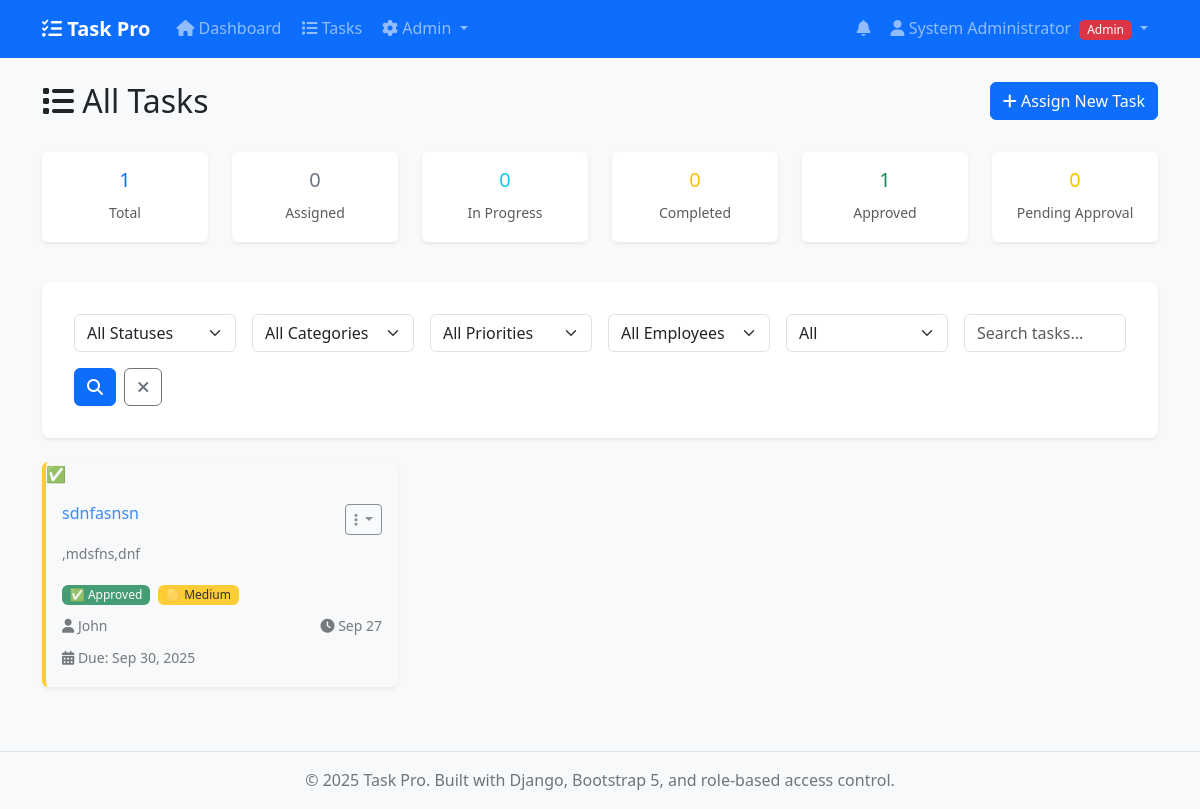
Page /tasks/ (signed in) on the earlier database version.
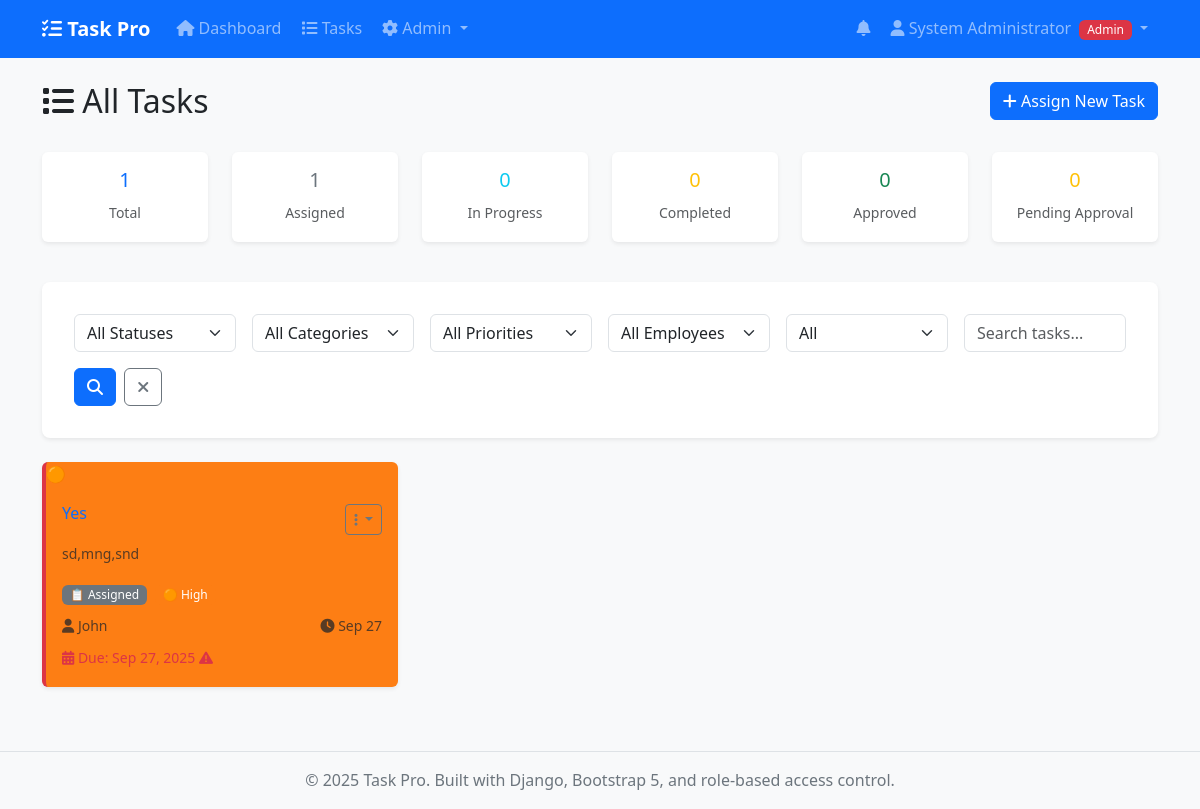
Same page on the later database version.
### tasks/models.py (models this page shows, shortened)
class Task(models.Model):
    STATUS_CHOICES = [
        ('assigned', 'Assigned'),
        ('in_progress', 'In Progress'),
        ('completed', 'Completed (Pending Approval)'),
        ('approved', 'Approved'),
        ('rejected', 'Rejected'),
        ('cancelled', 'Cancelled'),
        ('on_hold', 'On Hold'),
    ]
    APPROVAL_STATUS_CHOICES = [
        ('pending', 'Pending'),
        ('approved', 'Approved'),
        ('rejected', 'Rejected'),
        ('not_required', 'Not Required'),
    ]
    title = models.CharField(max_length=200)
    description = models.TextField()
    category = models.ForeignKey(Category, on_delete=models.SET_NULL, null=True, blank=True)
    priority = models.ForeignKey(Priority, on_delete=models.SET_NULL, null=True, blank=True)
    status = models.CharField(max_length=20, choices=STATUS_CHOICES, default='assigned')
    assigned_to = models.ForeignKey(User, on_delete=models.CASCADE, related_name='assigned_tasks')
    created_by = models.ForeignKey(User, on_delete=models.CASCADE, related_name='created_tasks')
    approved_by = models.ForeignKey(User, on_delete=models.SET_NULL, null=True, blank=True, related_name='approved_tasks')
    approval_status = models.CharField(max_length=15, choices=APPROVAL_STATUS_CHOICES, default='not_required')
    approval_notes = models.TextField(blank=True, null=True, help_text="Admin notes for approval/rejection")
    requires_approval = models.BooleanField(default=True)
    created_at = models.DateTimeField(auto_now_add=True)
    updated_at = models.DateTimeField(auto_now=True)
    due_date = models.DateTimeField(null=True, blank=True)
    started_at = models.DateTimeField(null=True, blank=True)
    completed_at = models.DateTimeField(null=True, blank=True)
    approved_at = models.DateTimeField(null=True, blank=True)
    estimated_hours = models.DecimalField(max_digits=5, decimal_places=2, null=True, blank=True)
    actual_hours = models.DecimalField(max_digits=5, decimal_places=2, null=True, blank=True)
    completion_notes = models.TextField(blank=True, null=True, help_text="Employee notes on task completion")
    attachment = models.FileField(upload_to='task_attachments/', null=True, blank=True)
    class Meta:
        ordering = ['-created_at']
        indexes = [
            models.Index(fields=['status']),
            models.Index(fields=['priority']),
            models.Index(fields=['due_date']),
            models.Index(fields=['assigned_to']),
            models.Index(fields=['approval_status']),
        ]
        permissions = [
            ('can_assign_tasks', 'Can assign tasks to employees'),
            ('can_approve_tasks', 'Can approve completed tasks'),
            ('can_view_all_tasks', 'Can view all tasks'),
            ('can_manage_employees', 'Can manage employees'),
        ]
    @property
    def is_overdue(self):
        if self.due_date and self.status not in ['approved', 'cancelled']:
            return timezone.now() > self.due_date
        return False

class Priority(models.Model):
    PRIORITY_CHOICES = [
        (1, 'Low'),
        (2, 'Medium'),
        (3, 'High'),
        (4, 'Critical'),
        (5, 'Emergency'),
    ]
    name = models.CharField(max_length=20)
    level = models.IntegerField(choices=PRIORITY_CHOICES, unique=True)
    color = models.CharField(max_length=7, default='#6c757d')
    description = models.TextField(blank=True, null=True)
    class Meta:
        verbose_name_plural = "Priorities"
        ordering = ['level']
    def __str__(self):
        return self.name

### tasks/views.py (the view, shortened to what this page needs)
# urls.py: path('tasks/', views.TaskListView.as_view(), name='task_list'),
class TaskListView(LoginRequiredMixin, ListView):
    model = Task
    template_name = 'tasks/task_list.html'
    context_object_name = 'tasks'
    paginate_by = 15
    def get_queryset(self):
        user_profile = self.request.user.profile
        if user_profile.is_admin():
            queryset = Task.objects.select_related('assigned_to', 'created_by', 'category', 'priority')
        else:
            queryset = Task.objects.filter(assigned_to=self.request.user).select_related('created_by', 'category', 'priority')
        status = self.request.GET.get('status')
        category = self.request.GET.get('category')
        priority = self.request.GET.get('priority')
        assigned_to = self.request.GET.get('assigned_to')
        approval_status = self.request.GET.get('approval_status')
        search = self.request.GET.get('search')
        if status:
            queryset = queryset.filter(status=status)
        if category:
            queryset = queryset.filter(category_id=category)
        if priority:
            queryset = queryset.filter(priority_id=priority)
        if assigned_to and user_profile.is_admin():
            queryset = queryset.filter(assigned_to_id=assigned_to)
        if approval_status and user_profile.is_admin():
            queryset = queryset.filter(approval_status=approval_status)
        if search:
            queryset = queryset.filter(
                Q(title__icontains=search) |
                Q(description__icontains=search)
            )
        return queryset.order_by('-created_at')
    def get_context_data(self, **kwargs):
        context = super().get_context_data(**kwargs)
        user_profile = self.request.user.profile
        context['filter_form'] = TaskFilterForm(self.request.GET, user=self.request.user)
        context['is_admin'] = user_profile.is_admin()
        if user_profile.is_admin():
            context['task_counts'] = {
                'total': Task.objects.count(),
                'assigned': Task.objects.filter(status='assigned').count(),
                'in_progress': Task.objects.filter(status='in_progress').count(),
                'completed': Task.objects.filter(status='completed').count(),
                'approved': Task.objects.filter(status='approved').count(),
                'pending_approval': Task.objects.filter(approval_status='pending').count(),
            }
        return context

### tasks/templates/tasks/task_list.html (shortened to what this page needs)
{% extends 'base.html' %}
{% load static %}
{% block content %}
<div class="row mb-4">
    <div class="col">
        <h2>
            <i class="fas fa-list"></i>
            {% if is_admin %}All Tasks{% else %}My Tasks{% endif %}
        </h2>
    </div>
    <div class="col-auto">
        {% if is_admin %}
            <a href="{% url 'task_create' %}" class="btn btn-primary">
                <i class="fas fa-plus"></i> Assign New Task
            </a>
        {% endif %}
    </div>
</div>
<div class="row mb-4">
    <div class="col-md-2">
        <div class="card text-center">
            <div class="card-body">
                <h5 class="text-primary">{{ task_counts.total }}</h5>
                <small class="text-muted">Total</small>
            </div>
        </div>
    </div>
    <div class="col-md-2">
        <div class="card text-center">
            <div class="card-body">
                <h5 class="text-secondary">{{ task_counts.assigned }}</h5>
                <small class="text-muted">Assigned</small>
            </div>
        </div>
    </div>
    <div class="col-md-2">
        <div class="card text-center">
            <div class="card-body">
                <h5 class="text-info">{{ task_counts.in_progress }}</h5>
                <small class="text-muted">In Progress</small>
            </div>
        </div>
    </div>
    <div class="col-md-2">
        <div class="card text-center">
            <div class="card-body">
                <h5 class="text-warning">{{ task_counts.completed }}</h5>
                <small class="text-muted">Completed</small>
            </div>
        </div>
    </div>
    <div class="col-md-2">
        <div class="card text-center">
            <div class="card-body">
                <h5 class="text-success">{{ task_counts.approved }}</h5>
                <small class="text-muted">Approved</small>
            </div>
        </div>
    </div>
    {% if is_admin %}
    <div class="col-md-2">
        <div class="card text-center">
            <div class="card-body">
                <h5 class="text-warning">{{ task_counts.pending_approval }}</h5>
                <small class="text-muted">Pending Approval</small>
            </div>
        </div>
    </div>
    {% endif %}
</div>
<div class="card filter-form">
    <div class="card-body">
        <form method="get" class="row g-3">
            <div class="col-md-2">
                {{ filter_form.status }}
            </div>
            <div class="col-md-2">
                {{ filter_form.category }}
            </div>
            <div class="col-md-2">
                {{ filter_form.priority }}
            </div>
            {% if is_admin %}
            <div class="col-md-2">
                {{ filter_form.assigned_to }}
            </div>
            <div class="col-md-2">
                {{ filter_form.approval_status }}
            </div>
            {% endif %}
            <div class="col-md-{% if is_admin %}2{% else %}4{% endif %}">
                {{ filter_form.search }}
            </div>
            <div class="col-md-auto">
                <button type="submit" class="btn btn-primary">
                    <i class="fas fa-search"></i>
                </button>
                <a href="{% url 'task_list' %}" class="btn btn-outline-secondary ms-1">
                    <i class="fas fa-times"></i>
                </a>
            </div>
        </form>
    </div>
</div>
<div class="row">
    {% for task in tasks %}
        <div class="col-lg-6 col-xl-4">
            <div class="card task-card {% if task.priority %}priority-{{ task.priority.name|lower }}{% endif %} {% if task.status == 'approved' %}status-completed{% endif %}">
                <div class="card-body">
                    <div class="d-flex justify-content-between align-items-start mb-2">
                        <h6 class="card-title mb-0">
                            <a href="{% url 'task_detail' task.pk %}" class="text-decoration-none">
                                {{ task.title }}
                            </a>
                        </h6>
                        <div class="dropdown">
                            <button class="btn btn-sm btn-outline-secondary dropdown-toggle" type="button" data-bs-toggle="dropdown">
                                <i class="fas fa-ellipsis-v"></i>
                            </button>
                        </div>
                    </div>
                    {% if task.description %}
                        <p class="card-text text-muted small">
                            {{ task.description|truncatewords:15 }}
                        </p>
                    {% endif %}
                    <div class="d-flex justify-content-between align-items-center mb-2">
                        <div>
                            <span class="badge status-{{ task.status }}">
                                {{ task.get_status_display }}
                            </span>
                            {% if task.priority %}
                                <span class="badge priority-{{ task.priority.name|lower }} ms-1">
                                    {{ task.priority.name }}
                                </span>
                            {% endif %}
                        </div>
                    </div>
                    <div class="row small text-muted">
                        {% if is_admin %}
                            <div class="col-6">
                                <i class="fas fa-user"></i> {{ task.assigned_to.first_name }}
                            </div>
                        {% else %}
                            <div class="col-6">
                                <i class="fas fa-user-tie"></i> {{ task.created_by.first_name }}
                            </div>
                        {% endif %}
                        <div class="col-6 text-end">
                            <i class="fas fa-clock"></i> {{ task.created_at|date:"M d" }}
                        </div>
                    </div>
                    {% if task.due_date %}
                        <div class="mt-2">
                            <small class="{% if task.is_overdue %}text-danger{% else %}text-muted{% endif %}">
                                <i class="fas fa-calendar-alt"></i>
                                Due: {{ task.due_date|date:"M d, Y" }}
                                {% if task.is_overdue %}<i class="fas fa-exclamation-triangle"></i>{% endif %}
                            </small>
                        </div>
                    {% endif %}
                </div>
            </div>
        </div>
    {% endfor %}
</div>
{% endblock %}

### templates/base.html (shortened to what this page needs)
<!DOCTYPE html>
<html lang="en">
<head>
    <link href="https://cdn.jsdelivr.net/npm/bootstrap@5.3.2/dist/css/bootstrap.min.css" rel="stylesheet">
    <link rel="stylesheet" href="https://cdnjs.cloudflare.com/ajax/libs/font-awesome/6.4.0/css/all.min.css">
    {% load static %}
    <link rel="stylesheet" href="{% static 'css/style.css' %}">
</head>
<body>
    <nav class="navbar navbar-expand-lg navbar-dark bg-primary">
        <div class="container">
            <a class="navbar-brand" href="{% url 'dashboard' %}">
                <i class="fas fa-tasks"></i> Task Pro
            </a>
            <div class="collapse navbar-collapse" id="navbarNav">
                <ul class="navbar-nav me-auto">
                    {% if user.is_authenticated %}
                        <li class="nav-item">
                            <a class="nav-link" href="{% url 'dashboard' %}">
                                <i class="fas fa-home"></i> Dashboard
                            </a>
                        </li>
                        <li class="nav-item">
                            <a class="nav-link" href="{% url 'task_list' %}">
                                <i class="fas fa-list"></i> Tasks
                            </a>
                        </li>
                        {% if user.profile.is_admin %}
                            <li class="nav-item dropdown">
                                <a class="nav-link dropdown-toggle" href="#" id="adminDropdown" role="button" data-bs-toggle="dropdown">
                                    <i class="fas fa-cog"></i> Admin
                                </a>
                            </li>
                        {% endif %}
                    {% endif %}
                </ul>
                <ul class="navbar-nav">
                    {% if user.is_authenticated %}
                        <li class="nav-item">
                            <a class="nav-link" href="{% url 'notifications' %}">
                                <i class="fas fa-bell"></i>
                            </a>
                        </li>
                        <li class="nav-item dropdown">
                            <a class="nav-link dropdown-toggle" href="#" id="navbarDropdown" role="button" data-bs-toggle="dropdown">
                                <i class="fas fa-user"></i> {{ user.get_full_name|default:user.username }}
                                {% if user.profile.role == 'admin' %}
                                    <span class="badge bg-danger ms-1">Admin</span>
                                {% else %}
                                    <span class="badge bg-success ms-1">Employee</span>
                                {% endif %}
                            </a>
                        </li>
                    {% endif %}
                </ul>
            </div>
        </div>
    </nav>
    <main class="container my-4">
        {% block content %}{% endblock %}
    </main>
    <footer class="bg-light text-center py-3 mt-5">
        <div class="container">
            <p class="mb-0">&copy; 2025 Task Pro. Built with Django, Bootstrap 5, and role-based access control.</p>
        </div>
    </footer>
    {% load static %}
</body>
</html>

Differences in the rows shown:
removed Task: title "sdnfasnsn", description ",mdsfns,dnf", status "Approved", priority.name "Medium", assigned_to.first_name "John", created_at "Sep 27", due_date "Sep 30, 2025"
added Task: title "Yes", description "sd,mng,snd", status "Assigned", priority.name "High", assigned_to.first_name "John", created_at "Sep 27", due_date "Sep 27, 2025"
Other differences:
{{ task_counts.assigned }}: "0" → "1"
{{ task_counts.approved }}: "1" → "0"
